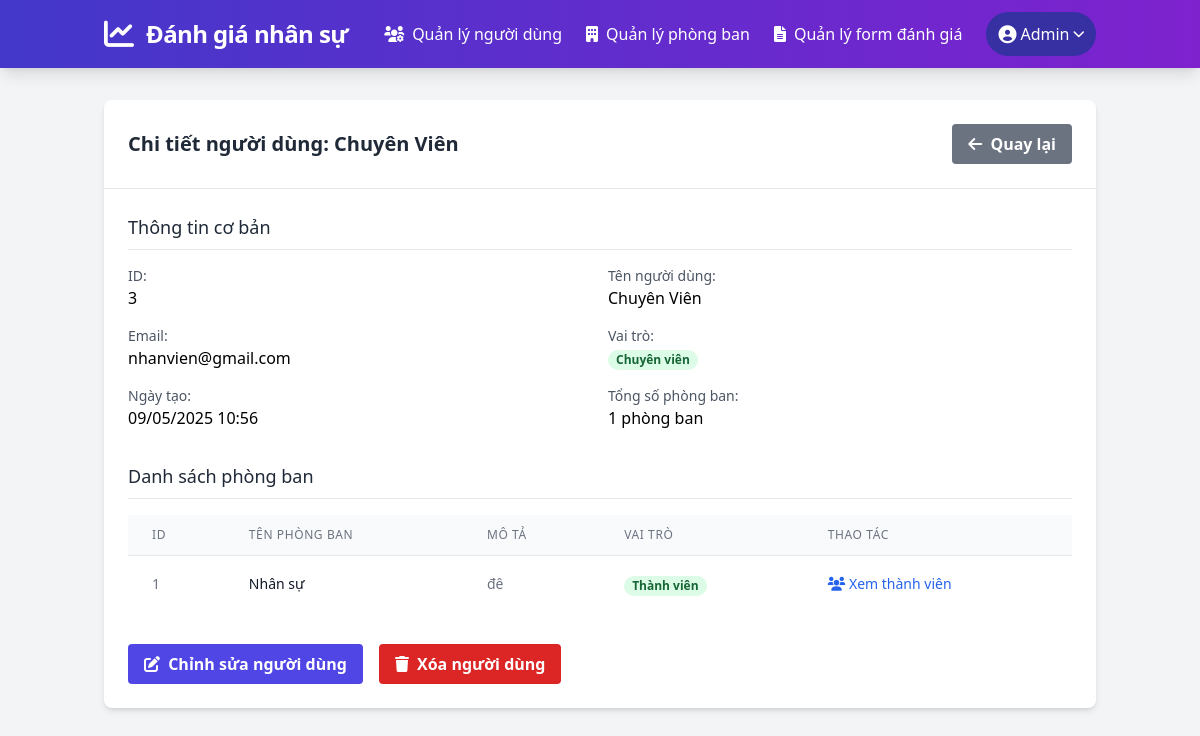
The app's page /admin/users/detail/3 (signed in) with its own data.
### tables this page shows
CREATE TABLE `users` (
  `id` int NOT NULL,
  `name` varchar(100) NOT NULL,
  `email` varchar(100) NOT NULL,
  `password` varchar(255) NOT NULL,
  `role` enum('admin','nhan_vien','lanh_dao','giam_doc','pho_giam_doc') NOT NULL,
  `created_at` timestamp NULL DEFAULT CURRENT_TIMESTAMP
);

CREATE TABLE `user_departments` (
  `id` int NOT NULL,
  `user_id` int NOT NULL,
  `department_id` int NOT NULL,
  `is_leader` tinyint(1) DEFAULT '0' COMMENT 'Đánh dấu là lãnh đạo phòng',
  `created_at` timestamp NULL DEFAULT CURRENT_TIMESTAMP
);

CREATE TABLE `departments` (
  `id` int NOT NULL,
  `name` varchar(100) NOT NULL,
  `description` text,
  `created_at` timestamp NULL DEFAULT CURRENT_TIMESTAMP
);

### app/controllers/AdminController.php (called while the page is built, shortened)
<?php
class AdminController extends \Core\Controller
{
    public function userDetail($id)
    {
        $userModel = $this->model('User');
        $user = $userModel->getUserWithDepartments($id);
        $data = [
            'title' => 'Chi tiết tài khoản: ' . $user['name'],
            'user' => $user
        ];
        $this->view('admin/users/detail', $data);
    }
}

### index.php (called while the page is built, shortened)
<?php
require_once 'core/Autoloader.php';
require_once 'config/config.php';
$app = new \Core\App();

### core/Autoloader.php (called while the page is built, shortened)
<?php
spl_autoload_register(function ($class) {
    $path = str_replace('\\', '/', $class);
    if (strpos($path, 'App/') === 0) {
        $path = substr($path, 4);
        $path = 'app/' . $path . '.php';
    } elseif (strpos($path, 'Core/') === 0) {
        $path = substr($path, 5);
        $path = 'core/' . $path . '.php';
        if (file_exists($path)) {
            return true;
        }
    }
    return false;
});

### config/config.php (called while the page is built, shortened)
<?php
$config = [
    'db_host' => 'localhost',
    'db_name' => 'job_danh_gia_nhan_su',
    'db_user' => 'root',
    'db_pass' => '',
    'site_name' => 'Đánh giá nhân sự',
    'base_url' => 'http://localhost/dgns/',
    'debug' => true
];

### core/Model.php (called while the page is built, shortened)
<?php
class Model
{
    public function __construct()
    {
        global $config;
        try {
            $this->db = new \PDO(
                "mysql:host={$config['db_host']};dbname={$config['db_name']};charset=utf8",
                $config['db_user'],
                $config['db_pass'],
                [
                    \PDO::ATTR_ERRMODE => \PDO::ERRMODE_EXCEPTION,
                    \PDO::ATTR_DEFAULT_FETCH_MODE => \PDO::FETCH_ASSOC,
                    \PDO::ATTR_EMULATE_PREPARES => false
                ]
            );
        } catch (\PDOException $e) {
            die("Database connection failed: " . $e->getMessage());
        }
    }
}

### app/models/User.php (called while the page is built, shortened)
<?php
class User extends \Core\Model
{
    public function getUserById($id)
    {
        $stmt = $this->db->prepare("SELECT * FROM users WHERE id = :id");
        $stmt->execute(['id' => $id]);
        return $stmt->fetch();
    }
    public function getUserWithDepartments($id)
    {
        $user = $this->getUserById($id);
        $sql = "SELECT d.*, ud.is_leader
                FROM departments d
                JOIN user_departments ud ON d.id = ud.department_id
                WHERE ud.user_id = :user_id
                ORDER BY d.name";
        $stmt = $this->db->prepare($sql);
        $stmt->execute(['user_id' => $id]);
        $departments = $stmt->fetchAll();
        $user['departments'] = $departments;
        return $user;
    }
}

### app/views/admin/users/detail.php (the view, shortened to what this page needs)
<div class="bg-white shadow-md rounded-lg overflow-hidden">
    <div class="flex justify-between items-center p-6 border-b">
        <h2 class="text-xl font-semibold text-gray-800">Chi tiết người dùng: <?= $user['name'] ?></h2>
        <a href="<?= $GLOBALS['config']['base_url'] ?>admin/users" class="bg-gray-500 hover:bg-gray-600 text-white font-bold py-2 px-4 rounded">
            <i class="fas fa-arrow-left mr-1"></i> Quay lại
        </a>
    </div>
    <div class="p-6">
        <div class="mb-8">
            <h3 class="text-lg font-medium text-gray-800 mb-4 pb-2 border-b">Thông tin cơ bản</h3>
            <div class="grid grid-cols-2 gap-4">
                <div>
                    <p class="text-sm text-gray-600">ID:</p>
                    <p class="font-medium"><?= $user['id'] ?></p>
                </div>
                <div>
                    <p class="text-sm text-gray-600">Tên người dùng:</p>
                    <p class="font-medium"><?= htmlspecialchars($user['name']) ?></p>
                </div>
                <div>
                    <p class="text-sm text-gray-600">Email:</p>
                    <p class="font-medium"><?= htmlspecialchars($user['email']) ?></p>
                </div>
                <div>
                    <p class="text-sm text-gray-600">Vai trò:</p>
                    <p class="font-medium">
                        <span class="px-2 inline-flex text-xs leading-5 font-semibold rounded-full
                        <?php
                        switch($user['role']) {
                            default:
                                echo 'bg-green-100 text-green-800';
                        }
                        ?>">
                        <?php
                        switch($user['role']) {
                            case 'nhan_vien':
                                echo 'Chuyên viên';
                                break;
                        }
                        ?>
                        </span>
                    </p>
                </div>
                <div>
                    <p class="text-sm text-gray-600">Ngày tạo:</p>
                    <p class="font-medium"><?= date('d/m/Y H:i', strtotime($user['created_at'])) ?></p>
                </div>
                <div>
                    <p class="text-sm text-gray-600">Tổng số phòng ban:</p>
                    <p class="font-medium"><?= count($user['departments']) ?> phòng ban</p>
                </div>
            </div>
        </div>
        <div>
            <h3 class="text-lg font-medium text-gray-800 mb-4 pb-2 border-b">Danh sách phòng ban</h3>
            <?php if (empty($user['departments'])): ?>
                <div class="bg-gray-100 border border-gray-400 text-gray-700 px-4 py-3 rounded relative">
                    <span class="block sm:inline">Người dùng chưa tham gia phòng ban nào.</span>
                </div>
            <?php else: ?>
                <div class="overflow-x-auto">
                    <table class="min-w-full divide-y divide-gray-200">
                        <thead class="bg-gray-50">
                            <tr>
                                <th scope="col" class="px-6 py-3 text-left text-xs font-medium text-gray-500 uppercase tracking-wider">ID</th>
                                <th scope="col" class="px-6 py-3 text-left text-xs font-medium text-gray-500 uppercase tracking-wider">Tên phòng ban</th>
                                <th scope="col" class="px-6 py-3 text-left text-xs font-medium text-gray-500 uppercase tracking-wider">Mô tả</th>
                                <th scope="col" class="px-6 py-3 text-left text-xs font-medium text-gray-500 uppercase tracking-wider">Vai trò</th>
                                <th scope="col" class="px-6 py-3 text-left text-xs font-medium text-gray-500 uppercase tracking-wider">Thao tác</th>
                            </tr>
                        </thead>
                        <tbody class="bg-white divide-y divide-gray-200">
                            <?php foreach ($user['departments'] as $dept): ?>
                                <tr>
                                    <td class="px-6 py-4 whitespace-nowrap text-sm text-gray-500"><?= $dept['id'] ?></td>
                                    <td class="px-6 py-4 whitespace-nowrap">
                                        <div class="text-sm font-medium text-gray-900"><?= htmlspecialchars($dept['name']) ?></div>
                                    </td>
                                    <td class="px-6 py-4">
                                        <div class="text-sm text-gray-500">
                                            <?= !empty($dept['description']) ? htmlspecialchars(substr($dept['description'], 0, 100)) . (strlen($dept['description']) > 100 ? '...' : '') : '-' ?>
                                        </div>
                                    </td>
                                    <td class="px-6 py-4 whitespace-nowrap">
                                        <?php if ($dept['is_leader']): ?>
                                            <span class="px-2 inline-flex text-xs leading-5 font-semibold rounded-full bg-yellow-100 text-yellow-800">
                                                Lãnh đạo phòng
                                            </span>
                                        <?php else: ?>
                                            <span class="px-2 inline-flex text-xs leading-5 font-semibold rounded-full bg-green-100 text-green-800">
                                                Thành viên
                                            </span>
                                        <?php endif; ?>
                                    </td>
                                    <td class="px-6 py-4 whitespace-nowrap text-sm font-medium">
                                        <a href="<?= $GLOBALS['config']['base_url'] ?>departments/members/<?= $dept['id'] ?>" class="text-blue-600 hover:text-blue-900">
                                            <i class="fas fa-users"></i> Xem thành viên
                                        </a>
                                    </td>
                                </tr>
                            <?php endforeach; ?>
                        </tbody>
                    </table>
                </div>
            <?php endif; ?>
        </div>
        <div class="mt-8 flex gap-4">
            <a href="<?= $GLOBALS['config']['base_url'] ?>admin/users/edit/<?= $user['id'] ?>" class="bg-indigo-600 hover:bg-indigo-700 text-white font-bold py-2 px-4 rounded">
                <i class="fas fa-edit mr-1"></i> Chỉnh sửa người dùng
            </a>
            <?php if ($user['id'] != $_SESSION['user']['id']): ?>
                <a href="<?= $GLOBALS['config']['base_url'] ?>admin/users/delete/<?= $user['id'] ?>"
                   class="bg-red-600 hover:bg-red-700 text-white font-bold py-2 px-4 rounded"
                   onclick="return confirm('Bạn có chắc chắn muốn xóa người dùng này?');">
                    <i class="fas fa-trash mr-1"></i> Xóa người dùng
                </a>
            <?php endif; ?>
        </div>
    </div>
</div>

### records on screen
users: name "Chuyên Viên", id "3", email "nhanvien@gmail.com", created_at "09/05/2025 10:56"
user_departments: department "1", department.name "Nhân sự", department.description "đê", is_leader "Thành viên"

### other values on screen
$config['site_name'] "Đánh giá nhân sự"
$_SESSION['user']['name'] "Admin"
count($user['departments']) "1"
